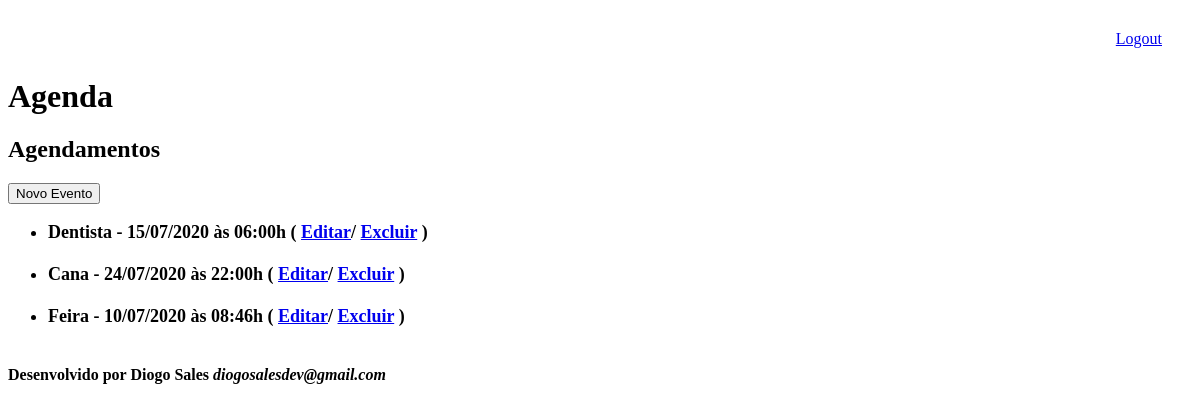
The app's page /agenda/ (signed in), older data.
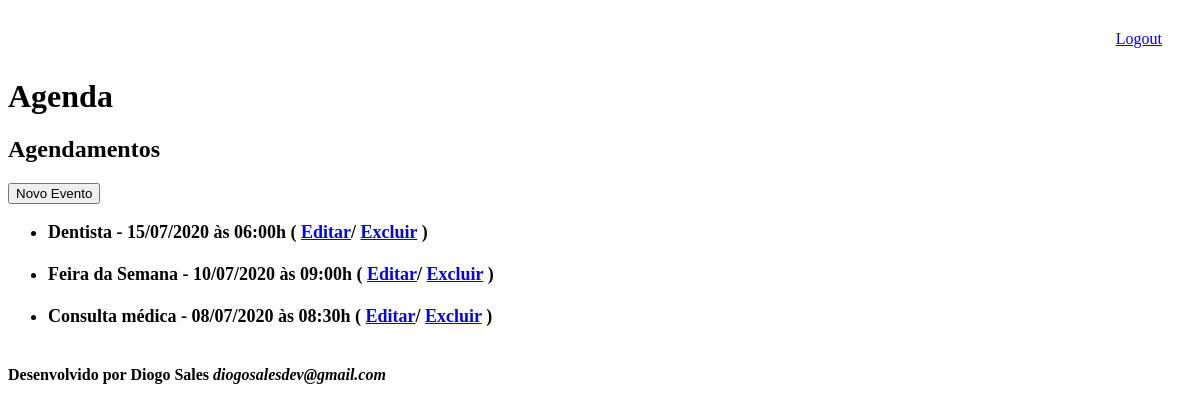
The same page, newer data.
### core/models.py (models this page shows, shortened)
class Evento(models.Model):
  titulo = models.CharField(max_length=100)
  descricao = models.TextField(blank=True, null=True)
  data_evento = models.DateTimeField(verbose_name='Data do Evento')
  data_criacao = models.DateTimeField(auto_now=True, verbose_name='Data de Criação')
  usuario = models.ForeignKey(User, on_delete=models.CASCADE)
  class Meta:
    db_table = 'evento'
  def get_data_evento(self):
    return self.data_evento.strftime('%d/%m/%Y às %H:%Mh')
  def get_evento_atrasado(self):
    if self.data_evento < datetime.now():
      return True
    else:
      return False

### core/views.py (the view)
# urls.py: path('agenda/', views.lista_eventos),
@login_required(login_url='/login/')
def lista_eventos(request):
  usuario = request.user
  data_atual = datetime.now() - timedelta(hours=1)
  evento = Evento.objects.filter(usuario=usuario,
                                 data_evento__gt=data_atual)
  data = {'eventos' :evento}
  return render(request, 'agenda.html', data)

### templates/agenda.html (shortened to what this page needs)
{% extends "model-page.html" %}
{%block content %}
  <h2>Agendamentos</h2>
  <a href="evento/">
  <button type="button">Novo Evento</button>
  </a>
  <ul style="font-size: 18px;">
    {% for evento in eventos %}
      <li><b>
        <div style=>
          {{evento.titulo}} - {{evento.get_data_evento}}
          ( <a href="evento/?id={{evento.id}}">Editar</a>/ <a href="evento/delete/{{evento.id}}/ ">Excluir</a>  )
        </div>
      </b></li><br>
    {% endfor %}
  </ul>
{% endblock %}

### templates/model-page.html
<!DOCTYPE html>
<html lang="pt-br">
<head>
  {% include "model-header.html" %}
</head>
<body>
  {% block content %} {% endblock %}
  {% include "model-footer.html" %}
</body>
</html>

### templates/model-header.html (shortened to what this page needs)
  <div align="right" style="margin: 30px;">
    <a href="/logout">Logout</a>
  </div>
  <h1>Agenda</h1>

### templates/model-footer.html
<p><b>Desenvolvido por Diogo Sales <i>diogosalesdev@gmail.com</i></b></p>

Row changes from the older to the newer data that the page shows:
removed Evento: titulo "Cana", get_data_evento "24/07/2020 às 22:00h"
changed Evento: titulo "Feira" → "Feira da Semana"; get_data_evento "10/07/2020 às 08:46h" → "10/07/2020 às 09:00h"
added Evento: titulo "Consulta médica", get_data_evento "08/07/2020 às 08:30h"
